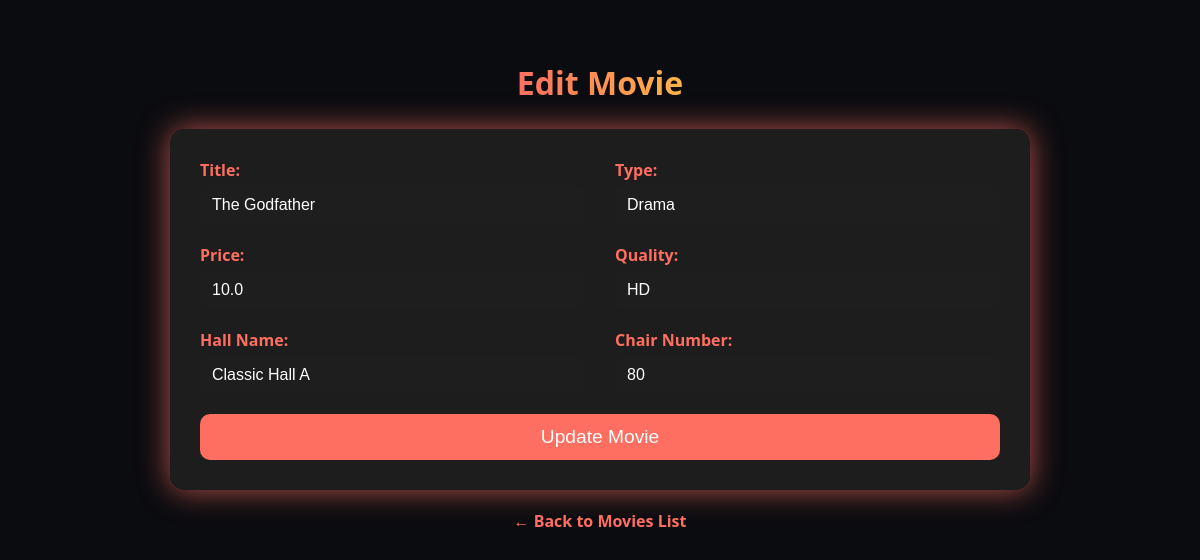
/edit_movie/2, run on the app's committed database.
### app/models/movie.py (models this page shows, shortened)
class Movie(db.Model):
    __tablename__ = "movie"
    movie_id = db.Column(db.Integer, primary_key=True)
    movie_name = db.Column(db.String(255), nullable=False)
    type = db.Column(db.String(100), nullable=False)
    price = db.Column(db.Float, default=0.0)
    quality = db.Column(db.String(50), nullable=False)
    rating = db.Column(db.Float, nullable=True)
    year = db.Column(db.Integer, nullable=True)
    director = db.Column(db.String(255), nullable=True)
    role = db.Column(db.String(255), nullable=True)
    time_watching = db.Column(db.Integer, nullable=True)  # in minutes
    image = db.Column(db.String(255), nullable=True)  # store filename or URL
    chair_number = db.Column(db.Integer, nullable=True)
    hall_name = db.Column(db.String(255), nullable=True)
    trailer_url = db.Column(db.String(255))  # YouTube link (optional)
    trailer_file = db.Column(db.String(255))

### app/routes/movies_fr_routes.py (the view, shortened to what this page needs)
@movie_fr_bp.route("/edit_movie/<int:movie_id>", methods=["GET", "POST"])
def edit_movie(movie_id):
    movie = Movie.query.get_or_404(movie_id)
    return render_template("edit-movie.html", movie=movie)

### app/templates/edit-movie.html (shortened to what this page needs)
<!DOCTYPE html>
<html lang="en">
<head>
    <link rel="stylesheet" href="{{ url_for('static', filename='css/edit.css') }}">
</head>
<body>
    <div class="edit-container">
        <h1>Edit Movie</h1>
        <form method="POST" class="edit-form">
            <div class="form-field">
                <label for="movie_name">Title:</label>
                <input id="movie_name" type="text" name="movie_name" value="{{ movie.movie_name }}" required>
            </div>
            <div class="form-field">
                <label for="type">Type:</label>
                <input id="type" type="text" name="type" value="{{ movie.type }}" required>
            </div>
            <div class="form-field">
                <label for="price">Price:</label>
                <input id="price" type="number" step="0.01" name="price" value="{{ movie.price }}" required>
            </div>
            <div class="form-field">
                <label for="quality">Quality:</label>
                <input id="quality" type="text" name="quality" value="{{ movie.quality }}" required>
            </div>
            <div class="form-field">
                <label for="hall_name">Hall Name:</label>
                <input type="text" name="hall_name" id="hall_name" value="{{ movie.hall_name or '' }}">
            </div>
            <div class="form-field">
                <label for="chair_number">Chair Number:</label>
                <input type="text" name="chair_number" id="chair_number" value="{{ movie.chair_number or '' }}">
            </div>
            <button type="submit" class="btn-update">Update Movie</button>
        </form>
        <a href="{{ url_for('movie_fr_bp.list_movies') }}" class="back-link">← Back to Movies List</a>
    </div>
</body>
</html>

### app/static/css/edit.css (style rules this page uses)
body { background-color: #0b0c10; color: #e0e0e0; font-family: 'Segoe UI', Tahoma, Geneva, Verdana, sans-serif; margin: 0; padding: 20px; }
.edit-container { display: flex; flex-direction: column; align-items: center; min-height: 100vh; padding-top: 20px; }
.edit-container h1 { font-size: 2rem; margin-bottom: 25px; background: linear-gradient(90deg, #ff6f61, #ffb347); -webkit-background-clip: text; -webkit-text-fill-color: transparent; }
.edit-form { display: grid; grid-template-columns: repeat(auto-fit, minmax(250px, 1fr)); gap: 20px 30px; background: rgba(30, 30, 30, 0.95); padding: 30px; border-radius: 15px; box-shadow: 0 0 30px rgba(255, 111, 97, 0.7); max-width: 800px; width: 100%; }
.form-field { display: flex; flex-direction: column; }
.form-field label { margin-bottom: 5px; font-weight: bold; color: #ff6f61; }
.form-field input { padding: 10px 12px; border-radius: 8px; border: none; background: #1e1e1e; color: #fff; font-size: 1rem; transition: all 0.3s; }
.btn-update { grid-column: 1 / -1; padding: 12px 20px; background: #ff6f61; border: none; border-radius: 10px; font-size: 1.2rem; color: #fff; cursor: pointer; transition: background 0.3s; }
.back-link { display: inline-block; margin-top: 20px; color: #ff6f61; text-decoration: none; font-weight: bold; transition: color 0.3s; }

### data on the page
Movie: movie_name "The Godfather", type "Drama", price "10.0", quality "HD", hall_name "Classic Hall A", chair_number "80"
